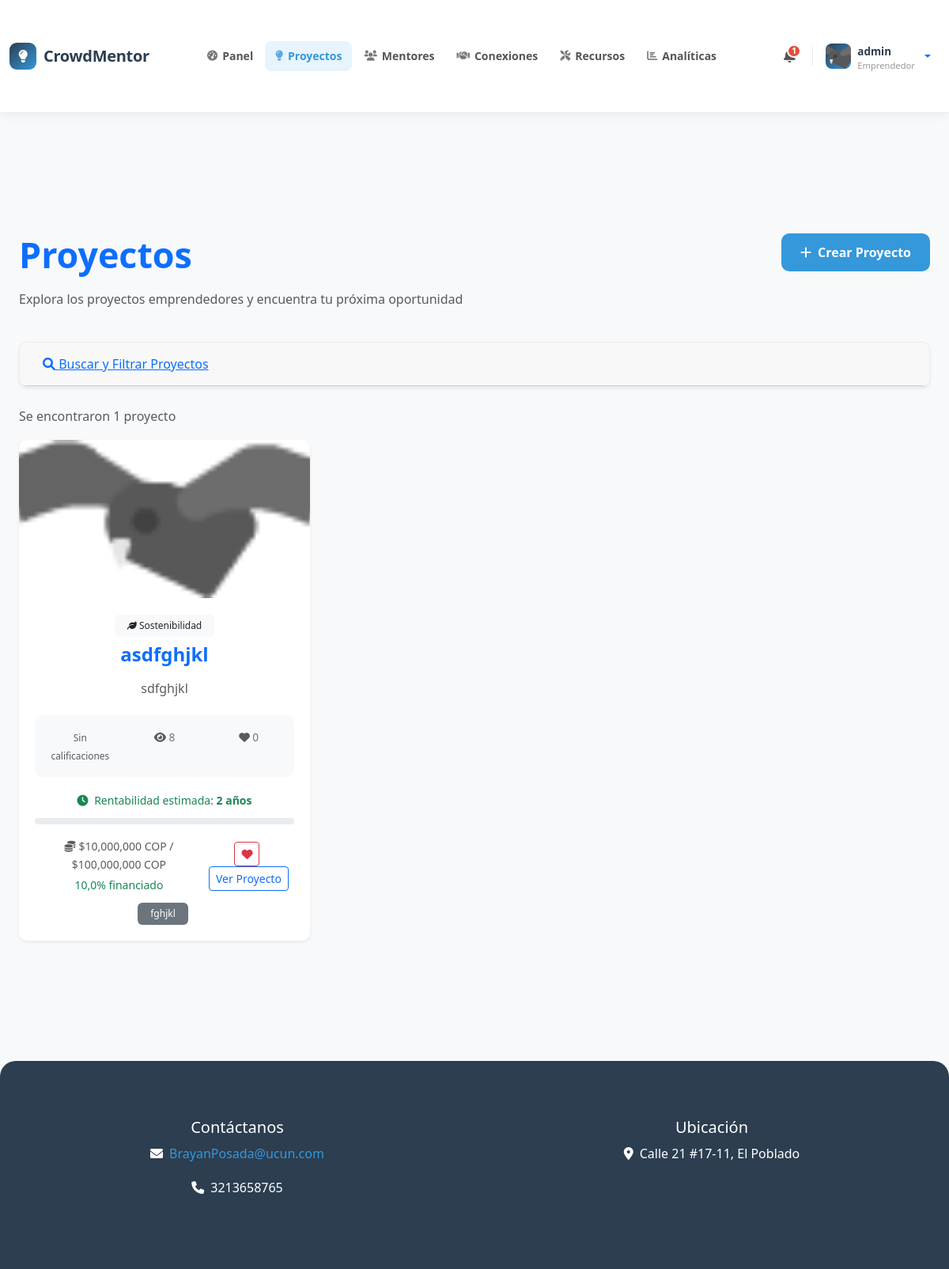
The page /projects/ (signed in) on the database as committed earlier.
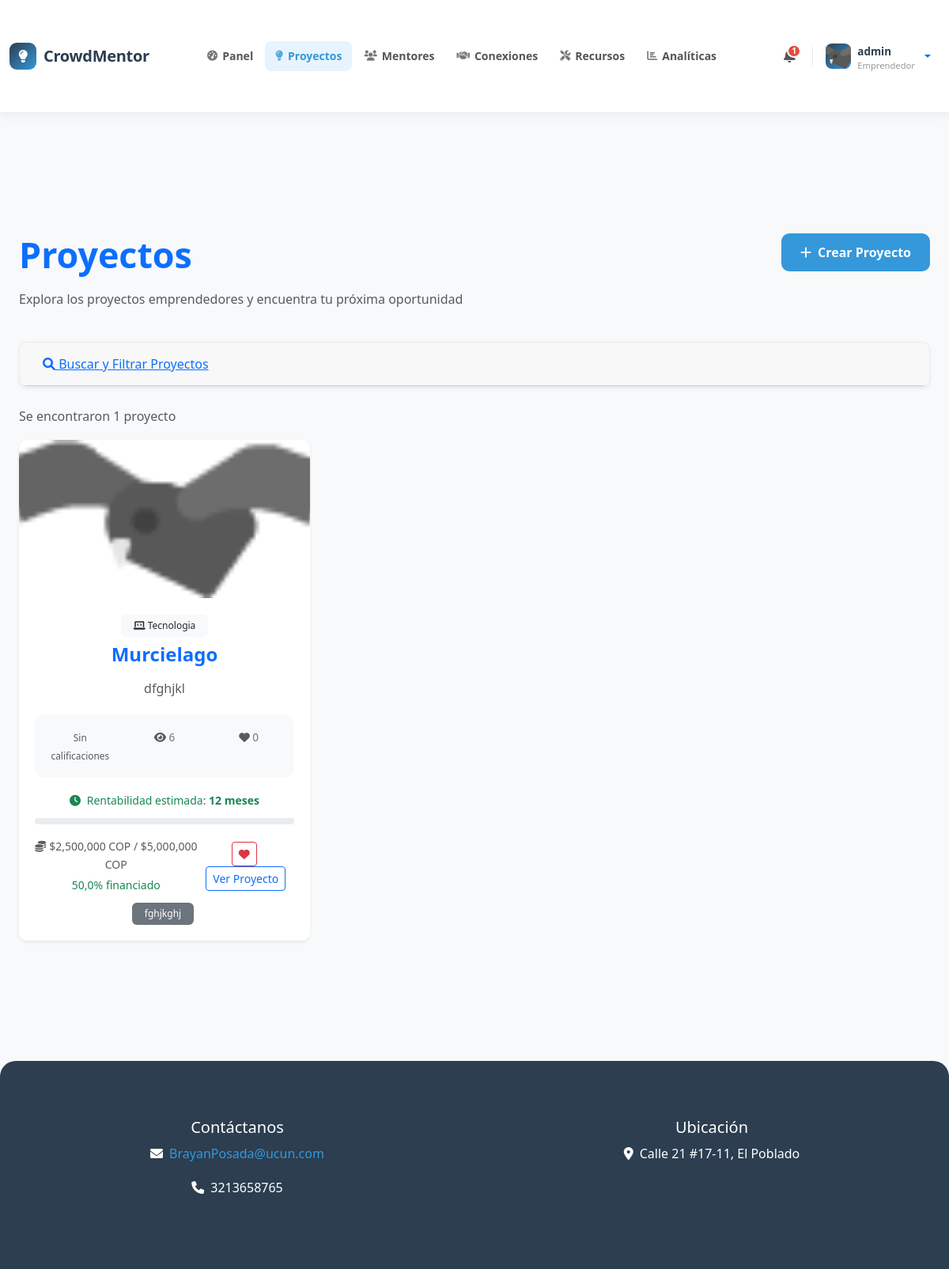
The same page on the database as committed later.
### core/models.py (models this page shows, shortened)
class Project(models.Model):
    PROJECT_STATUS = (
        ('draft', 'Borrador'),
        ('active', 'Activo'),
        ('funded', 'Financiado'),
        ('completed', 'Completado'),
        ('cancelled', 'Cancelado'),
    )
    title = models.CharField(max_length=200)
    description = models.TextField()
    owner = models.ForeignKey(User, on_delete=models.CASCADE, related_name='projects')
    category = models.ForeignKey('ProjectCategory', on_delete=models.SET_NULL, null=True, blank=True)
    funding_goal = models.DecimalField(max_digits=20, decimal_places=2)
    amount_raised = models.DecimalField(max_digits=20, decimal_places=2, default=0)
    created_at = models.DateTimeField(default=timezone.now)
    image = models.ImageField(upload_to='projects/', blank=True, null=True)
    is_active = models.BooleanField(default=True)
    status = models.CharField(max_length=20, choices=PROJECT_STATUS, default='active')
    views_count = models.IntegerField(default=0)
    likes_count = models.IntegerField(default=0)
    deadline = models.DateField(blank=True, null=True)
    tags = models.CharField(max_length=500, blank=True, help_text="Separar con comas")
    PROFITABILITY_UNIT_CHOICES = (
        ('meses', 'Meses'),
        ('años', 'Años'),
    )
    profitability_time = models.PositiveSmallIntegerField(
        null=True, blank=True,
        help_text="Tiempo estimado para que el proyecto empiece a generar rentabilidad"
    )
    profitability_unit = models.CharField(
        max_length=10,
        choices=PROFITABILITY_UNIT_CHOICES,
        default='meses',
        blank=True
    )
    def get_funding_percentage(self):
        if self.funding_goal > 0:
            return min((self.amount_raised / self.funding_goal) * 100, 100)
        return 0
    def is_deadline_approaching(self):
        if self.deadline:
            from datetime import date, timedelta
            return self.deadline <= date.today() + timedelta(days=7)
        return False

class ProjectCategory(models.Model):
    name = models.CharField(max_length=100, unique=True)
    description = models.TextField(blank=True)
    icon = models.CharField(max_length=50, default='fas fa-folder')
    created_at = models.DateTimeField(auto_now_add=True)
    class Meta:
        verbose_name_plural = "Project Categories"
        ordering = ['name']
    def __str__(self):
        return self.name

### core/views.py (the view)
# urls.py: path('projects/', views.project_list, name='project_list'),
def project_list(request):
    ensure_project_categories()
    form = ProjectSearchForm(request.GET or None)
    projects = Project.objects.filter(is_active=True)
    if form.is_valid():
        search = form.cleaned_data.get('search')
        if search:
            projects = projects.filter(
                Q(title__icontains=search) |
                Q(description__icontains=search) |
                Q(tags__icontains=search)
            )
        category = form.cleaned_data.get('category')
        if category:
            projects = projects.filter(category=category)
        min_funding = form.cleaned_data.get('min_funding')
        if min_funding:
            projects = projects.filter(funding_goal__gte=min_funding)
        max_funding = form.cleaned_data.get('max_funding')
        if max_funding:
            projects = projects.filter(funding_goal__lte=max_funding)
        status = form.cleaned_data.get('status')
        if status:
            projects = projects.filter(status=status)
        sort_by = form.cleaned_data.get('sort_by', '-created_at')
        projects = projects.order_by(sort_by)
    else:
        projects = projects.order_by('-created_at')
    projects = projects.annotate(
        avg_rating=Avg('ratings__rating'),
        rating_count=Count('ratings')
    )
    context = {
        'projects': projects,
        'form': form,
        'categories': ProjectCategory.objects.all()
    }
    return render(request, 'project_list.html', context)

### core/templatetags/custom_filters.py (called while the page is built)
@register.filter
def split(value, delimiter=','):
    if value:
        return [item.strip() for item in value.split(delimiter) if item.strip()]
    return []

@register.filter
def trim(value):
    if value:
        return value.strip()
    return value

@register.filter
def cop_currency(value):
    try:
        number = float(value)
        formatted = f"${number:,.0f} COP"
        return formatted
    except (ValueError, TypeError):
        return value

@register.filter
def has_profile(user):
    return hasattr(user, 'profile') and user.profile is not None

@register.filter
def get_user_type(user):
    if hasattr(user, 'profile') and user.profile:
        return user.profile.user_type
    return None

### core/views.py (called while the page is built, shortened)
def ensure_project_categories():
    if ProjectCategory.objects.exists():
        return

### core/templates/project_list.html (shortened to what the changed rows need)
{% extends 'base.html' %}
{% load static %}
{% load custom_filters %}
{% block extra_css %}
<link rel="stylesheet" href="{% static 'css/project_list_custom.css' %}">
{% endblock %}
{% block content %}
<div class="container py-5">
    <div class="row mb-4">
        <div class="col-md-8">
            <h1 class="text-primary mb-3">Proyectos</h1>
        </div>
    </div>
    <div class="row g-4">
        {% for project in projects %}
            <div class="col-md-6 col-lg-4 animate__animated animate__fadeInUp delay-{{ forloop.counter0 }}">
                <div class="card h-100 border-0 shadow-sm project-card">
                    {% if project.image %}
                        <img src="{{ project.image.url }}" class="card-img-top project-image" alt="{{ project.title }}">
                    {% else %}
                        <div class="card-img-top bg-light d-flex align-items-center justify-content-center project-placeholder">
                            <i class="fas fa-image fa-3x text-muted"></i>
                        </div>
                    {% endif %}
                    <div class="card-body d-flex flex-column">
                        <div class="mb-2">
                            {% if project.category %}
                                <span class="badge bg-light text-dark">
                                    <i class="{{ project.category.icon }}"></i> {{ project.category.name }}
                                </span>
                            {% endif %}
                        </div>
                        <h5 class="card-title text-primary">{{ project.title }}</h5>
                        <p class="card-text text-muted flex-grow-1">{{ project.description|truncatewords:25 }}</p>
                        <div class="project-stats mb-3">
                            <div class="row text-center">
                                <div class="col-4">
                                    <div class="rating-stars">
                                        {% if project.avg_rating %}
                                            {% for i in "12345" %}
                                                {% if forloop.counter <= project.avg_rating %}
                                                    <i class="fas fa-star"></i>
                                                {% else %}
                                                    <i class="far fa-star"></i>
                                                {% endif %}
                                            {% endfor %}
                                            <small class="text-muted">({{ project.rating_count }})</small>
                                        {% else %}
                                            <small class="text-muted">Sin calificaciones</small>
                                        {% endif %}
                                    </div>
                                </div>
                                <div class="col-4">
                                    <i class="fas fa-eye text-muted"></i> {{ project.views_count }}
                                </div>
                                <div class="col-4">
                                    <i class="fas fa-heart text-muted"></i> {{ project.likes_count }}
                                </div>
                            </div>
                        </div>
                        {% if project.profitability_time %}
                        <div class="mb-2">
                            <small class="text-success">
                                <i class="fas fa-clock me-1"></i>
                                Rentabilidad estimada: <strong>{{ project.profitability_time }} {{ project.profitability_unit }}</strong>
                            </small>
                        </div>
                        {% endif %}
                        <div class="progress mb-3 progress-thin">
                        </div>
                        <div class="d-flex justify-content-between align-items-center">
                            <div>
                                <small class="text-muted d-block">
                                    <i class="fas fa-coins me-1"></i>{{ project.amount_raised|default:0|cop_currency }} / {{ project.funding_goal|cop_currency }}
                                </small>
                                <small class="text-success">{{ project.get_funding_percentage|floatformat:1 }}% financiado</small>
                            </div>
                            <div>
                                <button class="btn btn-sm btn-outline-danger me-1 like-project-btn"
                                        data-project-id="{{ project.id }}"
                                        id="like-btn-{{ project.id }}">
                                    <i class="fas fa-heart"></i>
                                </button>
                                <a href="{% url 'project_detail' project.id %}" class="btn btn-outline-primary btn-sm">
                                    Ver Proyecto
                                </a>
                            </div>
                        </div>
                        {% if project.tags %}
                            <div class="mt-2">
                                {% load custom_filters %}
                                {% for tag in project.tags|split:"," %}
                                    <span class="badge bg-secondary me-1">{{ tag|trim }}</span>
                                {% endfor %}
                            </div>
                        {% endif %}
                    </div>
                </div>
            </div>
        {% endfor %}
    </div>
</div>
{% endblock %}

Rows that differ between the two databases and show on the page:
removed Project: image (picture), category.name "Sostenibilidad", title "asdfghjkl", description "sdfghjkl", shows "Sin calificaciones", views_count "8", likes_count "0", profitability_time "2", profitability_unit "años", amount_raised|cop_currency "$10,000,000 COP", funding_goal|cop_currency "$100,000,000 COP", get_funding_percentage "10,0", tags "fghjkl"
added Project: image (picture), category.name "Tecnologia", title "Murcielago", description "dfghjkl", shows "Sin calificaciones", views_count "6", likes_count "0", profitability_time "12", profitability_unit "meses", amount_raised|cop_currency "$2,500,000 COP", funding_goal|cop_currency "$5,000,000 COP", get_funding_percentage "50,0", tags "fghjkghj"
